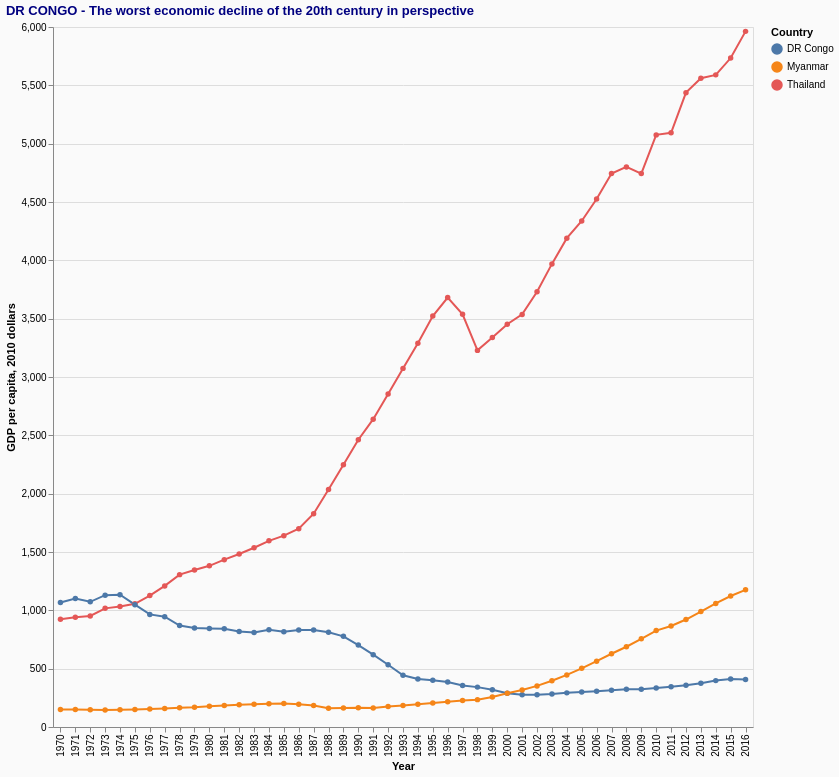

This figure's Vega-Lite source:
### Vega-Lite specification from a JSON file in a GitHub repository (floating-point values rounded to 4 significant figures; data arrays with more than 128 entries replaced by an {"elided": "..."} marker saying what was removed)
{"$schema": "https://vega.github.io/schema/vega-lite/v5.json", "description": "DRC GDP decomposed", "title": {"text": "DR CONGO - The worst economic decline of the 20th century in perspective", "anchor": "start", "color": "navy"}, "data": {"values": {"elided": "329 records"}, "format": {"parse": {"Country": "string"}}}, "transform": [{"filter": {"field": "Country", "oneOf": ["DR Congo", "Thailand", "Myanmar"]}}], "config": {"background": "#FAFAFA"}, "height": 700, "width": 700, "mark": {"type": "line", "opacity": 1, "color": "navy", "point": {"color": "black", "size": 30}}, "encoding": {"x": {"field": "Year", "type": "ordinal", "axis": {"title": "Year"}}, "y": {"field": "GDP", "type": "quantitative", "axis": {"title": "GDP per capita, 2010 dollars"}}, "color": {"field": "Country", "type": "nominal"}}}
